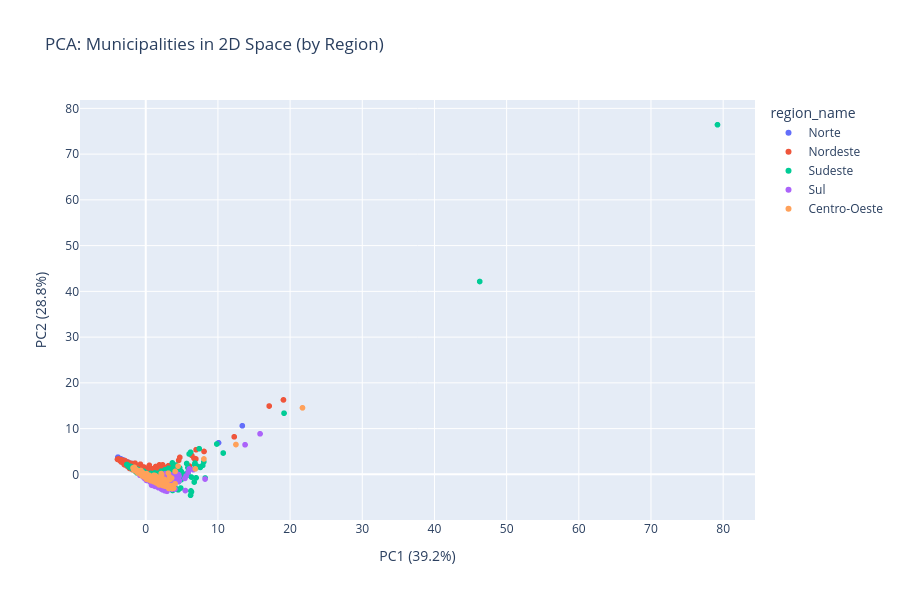

The notebook cell this image was saved under:
### Code cell
# 2D PCA visualization by region
fig = px.scatter(
    df, x='PC1', y='PC2',
    color='region_name',
    hover_data=['municipality_name', 'state_name', 'population_2022', 'avg_income_real_2022_2022_brl'],
    title='PCA: Municipalities in 2D Space (by Region)',
    labels={'PC1': f'PC1 ({pca_3.explained_variance_ratio_[0]*100:.1f}%)',
            'PC2': f'PC2 ({pca_3.explained_variance_ratio_[1]*100:.1f}%)'}
)
fig.update_layout(height=600)
fig.show()

### Figure 1 — Plotly figure (JSON) as saved in the notebook; plotly's stock layout.template omitted (floating-point values rounded to 4 significant figures; data arrays with more than 128 entries replaced by an {"elided": "..."} marker saying what was removed)
{"data": [{"customdata": {"elided": "449x4 mixed values"}, "hovertemplate": "region_name=Norte<br>PC1 (39.2%)=%{x}<br>PC2 (28.8%)=%{y}<br>municipality_name=%{customdata[0]}<br>state_name=%{customdata[1]}<br>population_2022=%{customdata[2]}<br>avg_income_real_2022_2022_brl=%{customdata[3]}<extra></extra>", "legendgroup": "Norte", "marker": {"color": "#636efa", "symbol": "circle"}, "mode": "markers", "name": "Norte", "showlegend": true, "type": "scattergl", "x": {"elided": "449 float values"}, "xaxis": "x", "y": {"elided": "449 float values"}, "yaxis": "y"}, {"customdata": {"elided": "1794x4 mixed values"}, "hovertemplate": "region_name=Nordeste<br>PC1 (39.2%)=%{x}<br>PC2 (28.8%)=%{y}<br>municipality_name=%{customdata[0]}<br>state_name=%{customdata[1]}<br>population_2022=%{customdata[2]}<br>avg_income_real_2022_2022_brl=%{customdata[3]}<extra></extra>", "legendgroup": "Nordeste", "marker": {"color": "#EF553B", "symbol": "circle"}, "mode": "markers", "name": "Nordeste", "showlegend": true, "type": "scattergl", "x": {"elided": "1794 float values"}, "xaxis": "x", "y": {"elided": "1794 float values"}, "yaxis": "y"}, {"customdata": {"elided": "1668x4 mixed values"}, "hovertemplate": "region_name=Sudeste<br>PC1 (39.2%)=%{x}<br>PC2 (28.8%)=%{y}<br>municipality_name=%{customdata[0]}<br>state_name=%{customdata[1]}<br>population_2022=%{customdata[2]}<br>avg_income_real_2022_2022_brl=%{customdata[3]}<extra></extra>", "legendgroup": "Sudeste", "marker": {"color": "#00cc96", "symbol": "circle"}, "mode": "markers", "name": "Sudeste", "showlegend": true, "type": "scattergl", "x": {"elided": "1668 float values"}, "xaxis": "x", "y": {"elided": "1668 float values"}, "yaxis": "y"}, {"customdata": {"elided": "1188x4 mixed values"}, "hovertemplate": "region_name=Sul<br>PC1 (39.2%)=%{x}<br>PC2 (28.8%)=%{y}<br>municipality_name=%{customdata[0]}<br>state_name=%{customdata[1]}<br>population_2022=%{customdata[2]}<br>avg_income_real_2022_2022_brl=%{customdata[3]}<extra></extra>", "legendgroup": "Sul", "marker": {"color": "#ab63fa", "symbol": "circle"}, "mode": "markers", "name": "Sul", "showlegend": true, "type": "scattergl", "x": {"elided": "1188 float values"}, "xaxis": "x", "y": {"elided": "1188 float values"}, "yaxis": "y"}, {"customdata": {"elided": "466x4 mixed values"}, "hovertemplate": "region_name=Centro-Oeste<br>PC1 (39.2%)=%{x}<br>PC2 (28.8%)=%{y}<br>municipality_name=%{customdata[0]}<br>state_name=%{customdata[1]}<br>population_2022=%{customdata[2]}<br>avg_income_real_2022_2022_brl=%{customdata[3]}<extra></extra>", "legendgroup": "Centro-Oeste", "marker": {"color": "#FFA15A", "symbol": "circle"}, "mode": "markers", "name": "Centro-Oeste", "showlegend": true, "type": "scattergl", "x": {"elided": "466 float values"}, "xaxis": "x", "y": {"elided": "466 float values"}, "yaxis": "y"}], "layout": {"height": 600, "legend": {"title": {"text": "region_name"}, "tracegroupgap": 0}, "title": {"text": "PCA: Municipalities in 2D Space (by Region)"}, "xaxis": {"anchor": "y", "domain": [0.0, 1.0], "title": {"text": "PC1 (39.2%)"}}, "yaxis": {"anchor": "x", "domain": [0.0, 1.0], "title": {"text": "PC2 (28.8%)"}}}}
